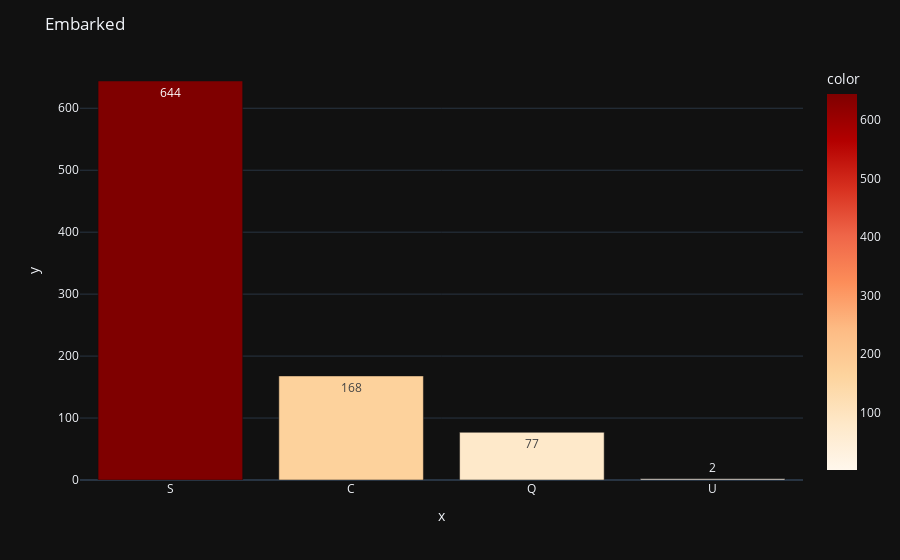

The cell this chart's notebook holds for it:
### Code cell
fig=px.bar(
    x=embarked.index,
    y=embarked.values,
    color=embarked.values,
    text=embarked.values,
    color_continuous_scale="OrRd"
)
fig.update_layout(
    title="Embarked",
    template="plotly_dark"
)
fig.show()

### Figure 1 — Plotly figure (JSON) as saved in the notebook; plotly's stock layout.template omitted (floating-point values rounded to 4 significant figures)
{"data": [{"alignmentgroup": "True", "hovertemplate": "x=%{x}<br>y=%{y}<br>text=%{text}<br>color=%{marker.color}<extra></extra>", "legendgroup": "", "marker": {"color": [644, 168, 77, 2], "coloraxis": "coloraxis", "pattern": {"shape": ""}}, "name": "", "offsetgroup": "", "orientation": "v", "showlegend": false, "text": [644, 168, 77, 2], "textposition": "auto", "type": "bar", "x": ["S", "C", "Q", "U"], "xaxis": "x", "y": [644, 168, 77, 2], "yaxis": "y"}], "layout": {"barmode": "relative", "coloraxis": {"colorbar": {"title": {"text": "color"}}, "colorscale": [[0, "rgb(255,247,236)"], [0.125, "rgb(254,232,200)"], [0.25, "rgb(253,212,158)"], [0.375, "rgb(253,187,132)"], [0.5, "rgb(252,141,89)"], [0.625, "rgb(239,101,72)"], [0.75, "rgb(215,48,31)"], [0.875, "rgb(179,0,0)"], [1, "rgb(127,0,0)"]]}, "legend": {"tracegroupgap": 0}, "margin": {"t": 60}, "title": {"text": "Embarked"}, "xaxis": {"anchor": "y", "domain": [0, 1], "title": {"text": "x"}}, "yaxis": {"anchor": "x", "domain": [0, 1], "title": {"text": "y"}}}}
